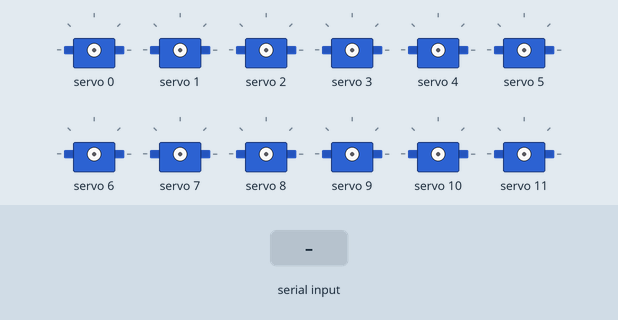
Simulated run of this sketch. Board: ESP32. On the bench: 12 × servo. Inputs (shaded band) come from the test bench. What the sketch prints to the serial monitor is not drawn.

Above: at 1.2 s.
1.3 s: "90,45\n" received over Serial
2.8 s: "200\n" received over Serial
At 3.5 s:
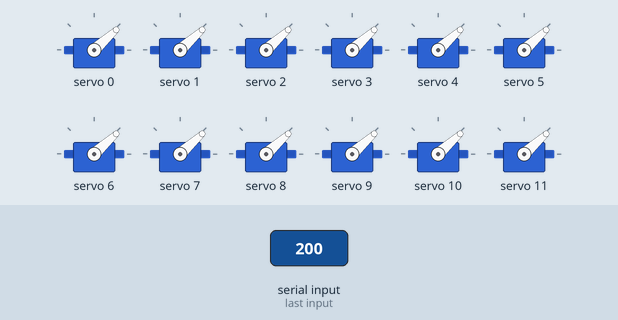
4.3 s: "5\n" received over Serial
At 4.6 s:
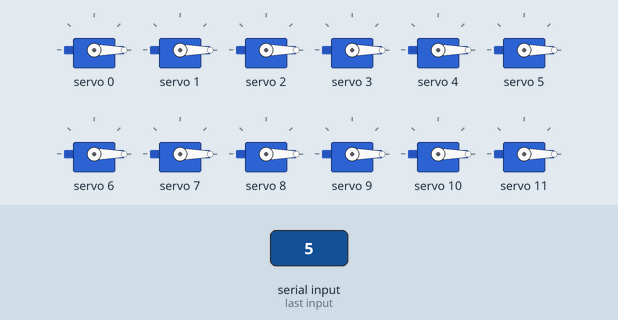
Timing chart, 0 to 7.3 s (numbered marks = the images above; inputs shaded):
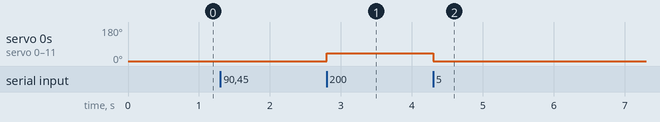

The sketch:

ControlServo_ViaSerialPort.ino
```cpp
/*******************************************************
   Baize_ServoDriver_esp32
   功能：串口输入角度，板子驱动舵机转到该角度
   引脚：SDA:21   SCL:22
   Designer: Allen
   E-mail:953598974@qq.com
   Date:2022-08-23
 *******************************************************/
#include <Wire.h>
#include <Adafruit_PWMServoDriver.h>

Adafruit_PWMServoDriver pwm = Adafruit_PWMServoDriver();               //驱动1~16或(0~15)号舵机
Adafruit_PWMServoDriver pwm1 = Adafruit_PWMServoDriver(0x41);          //驱动17~32或(16~31)号舵机

#define SERVOMIN  102               //0.5/20 * 4096 = 102
#define SERVOMID  307               //1.5/20 * 4096 = 307
#define SERVOMAX  512               //2.5/20 * 4096 = 512

void setup() {
  // put your setup code here, to run once:
  Serial.begin(115200);
  Serial.println();
  Serial.println("ControlServo_ViaSerialPort.ino");
  pwm.begin();
  pwm1.begin();
  pwm.setPWMFreq(50);  // Analog servos run at ~50 Hz updates
  pwm1.setPWMFreq(50);  // Analog servos run at ~50 Hz updates

}

void loop() {
  // put your main code here, to run repeatedly:
  while(!(Serial.available()>0));
  int pwmdata=Serial.parseInt();

  for(int i=0;i<16;i++)
  {
    pwm.setPWM(i, 0, pwmdata);
  }
  pwm1.setPWM(0, 0, pwmdata);
  pwm1.setPWM(1, 0, pwmdata);
  delay(500);

}
```

Measured:
- after the input at 2.8 s, servo 0–11: 0° → 42° at once
- after the input at 4.3 s, servo 0–11: 42° → 0° at once
